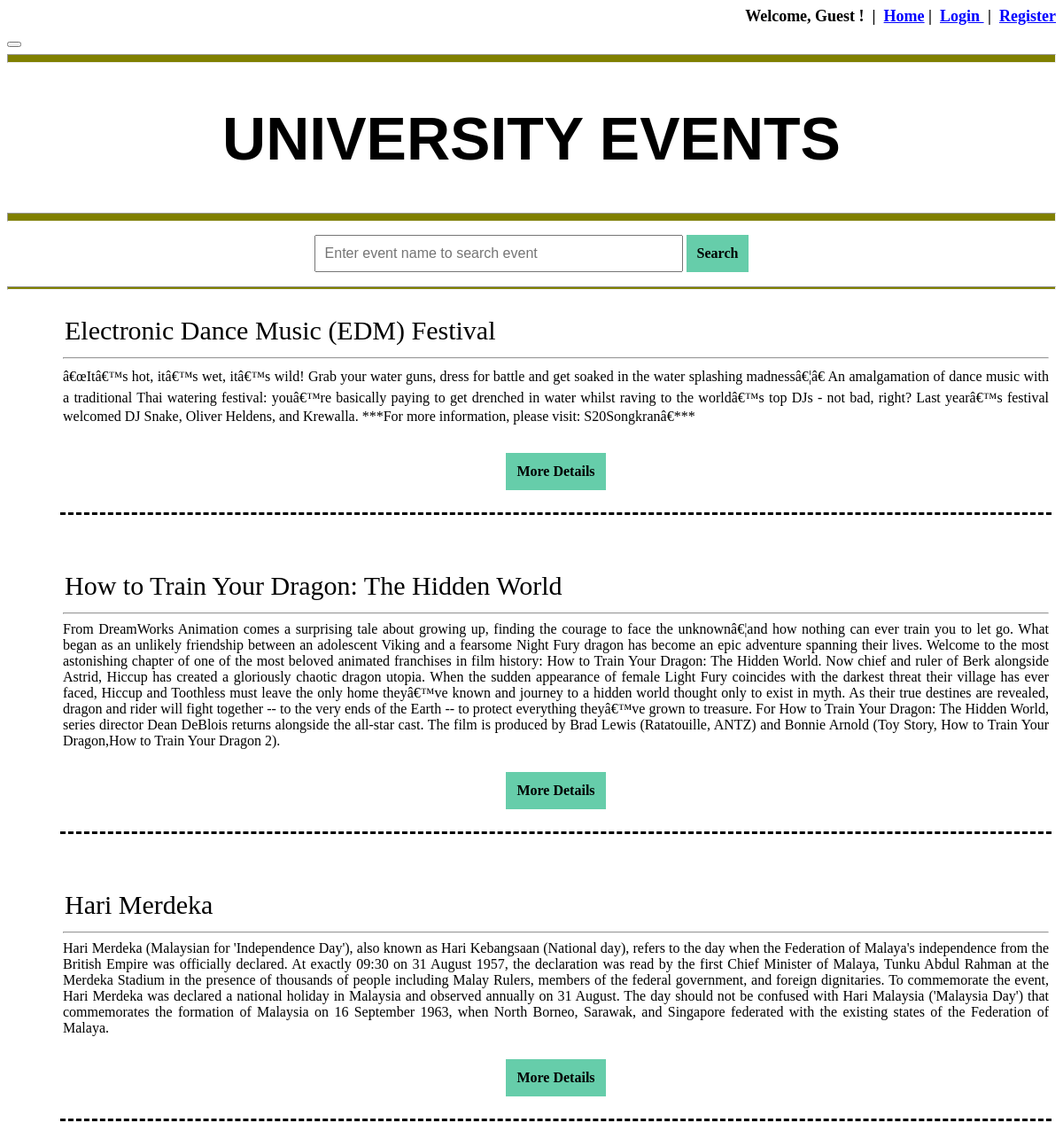
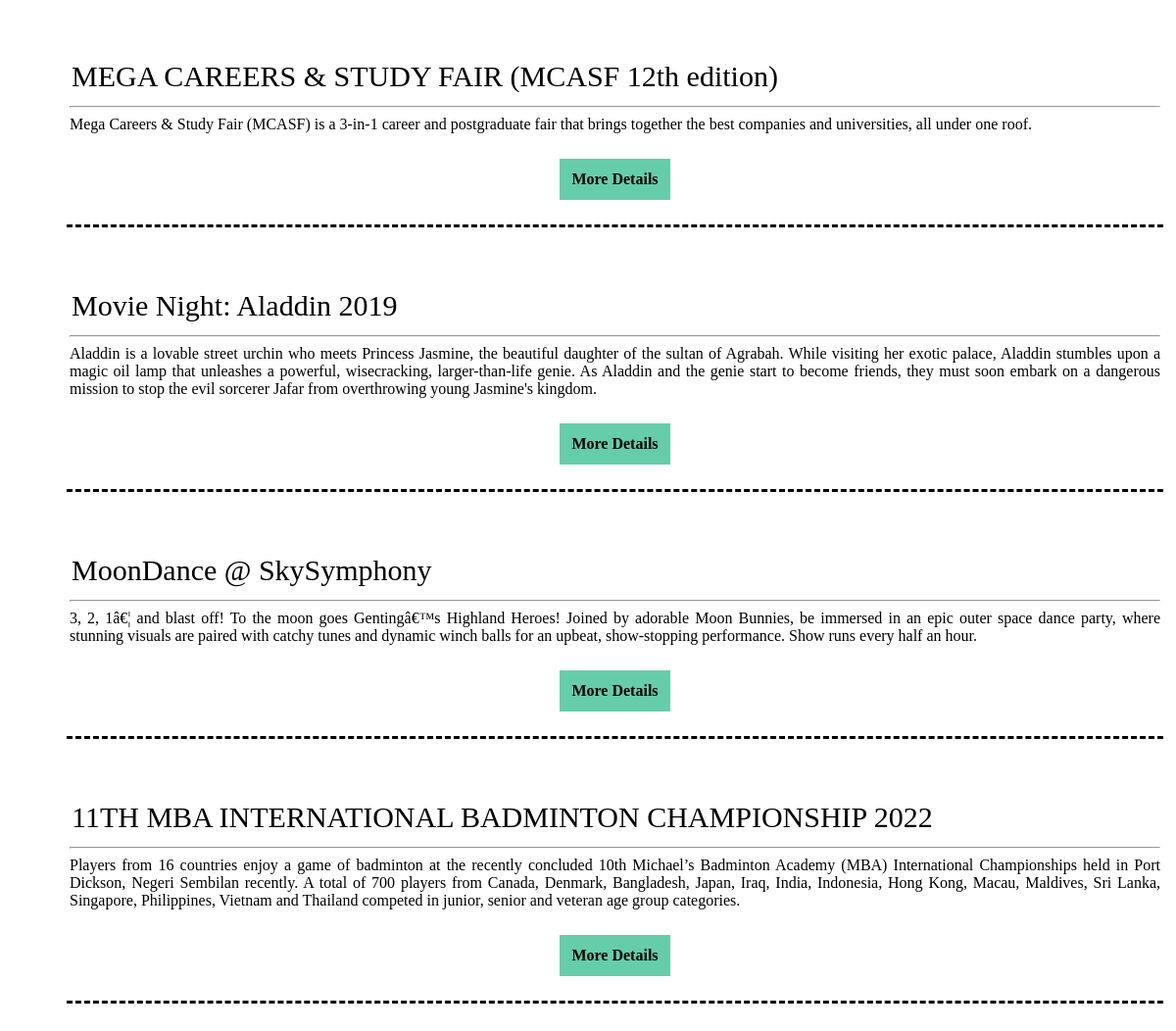
The page / on the database its author committed (2 pictures, top to bottom).
### tables this page shows
CREATE TABLE `event_details` (
  `EventID` int(10) NOT NULL,
  `EventName` varchar(100) NOT NULL,
  `EventDate` date NOT NULL,
  `EventTime` time NOT NULL,
  `EventCategory` varchar(100) NOT NULL,
  `EventDescription` text NOT NULL,
  `EventTicketPrice` double NOT NULL,
  `EventTicketTotal` int(11) NOT NULL,
  `EventTicketSold` int(11) NOT NULL,
  `VenueID` int(10) NOT NULL,
  `UserID` varchar(10) NOT NULL
);

### index.php (the view, shortened to what this page needs)
<?php
	include 'session.php';
?>
<html>
<head>
</head>
<body background="image\bcg.png" >
	<button onclick="topFunction()" id="myBtn" title="Go to top"></button>
	<hr width="auto" size="10" style="background: #808000">
	<div class="top">
		<h1>UNIVERSITY EVENTS</h1>
	</div>
	<hr width="auto" size="10" style="background: #808000">
	<div class="search" style="text-align: center">
		<form action="event_detail.php" method="POST" >
			<input type="text" size="40" name="searchevent" placeholder="Enter event name to search event" style="font-size: 16px;padding: 10px" />
			<input type="submit" name="search" value="Search"/>
		</form>
	</div>
	<hr width="auto" size="4" style="background: #808000">
	<div class="content" align="center">
		<?php
			$conn = mysqli_connect($servername, $username, $password, $dbname);
			$read_DB = "SELECT * FROM event_details ORDER BY EventDate DESC";
			$result = mysqli_query($conn, $read_DB);
			if($result){
    			while($row = mysqli_fetch_array($result, MYSQLI_ASSOC)){
    				echo "<form action='event_detail.php' method='POST'><table>";
        			echo "<tr><td><input class ='event_name'  type='text' name='eventname' value='".$row['EventName']."' size=65 readonly></td></tr>";
        			echo "<tr><td><span  style='font-size:16px'><hr>". $row['EventDescription']."</td></tr>";
        			echo "<tr><td><br></td></tr>";
        			echo "<tr><td style='text-align:center'><input type='submit' name='more_detail' value='More Details'/></td></tr>";
        			echo "<tr><td><br></td></tr>";
        			echo "</table></form><br>";
    			}
			}
		?>
	</div>
</body>
</html>

### session.php (shortened to what this page needs)
<?php
if (isset($_SESSION['UserFullName'])!=null){
	echo "<b><p style='text-align:right;font-size:18px;'>Hello, ".$_SESSION['UserFullName']." ! &nbsp;|&nbsp; <a href='index.php' >Home </a>";
	$login_status="yes";
	$uid=$_SESSION['UserID'];
	$utype=$_SESSION['UserType'];
	if($utype=='Admin'){
		echo "&nbsp;|&nbsp; <a href='admin_manage.php'>Admin Management</a>";
		echo "&nbsp;|&nbsp; <a href='my_profile.php'>My Profile</a>";
		echo "&nbsp;|&nbsp; <a href='my_booking.php'>My Booking</a>";
		echo "&nbsp;|&nbsp; <a href='change_password.php'>Change Password</a>";
		echo "&nbsp;|&nbsp; <a href='logout.php'>Logout</a></p></b>";
	}
	else if ($utype=='Student'){
		echo "&nbsp;|&nbsp; <a href='my_profile.php'>My Profile</a>";
		echo "&nbsp;|&nbsp; <a href='my_booking.php'>My Booking</a>";
		echo "&nbsp;|&nbsp; <a href='change_password.php'>Change Password</a>";
		echo "&nbsp;|&nbsp; <a href='logout.php'>Logout</a></p></b>";
	}
	else{
		echo "&nbsp;|&nbsp; <a href='logout.php' >Logout</a></p></b>";
	}
}
else{
	echo "<b><p style='text-align:right;font-size:18px'>Welcome, Guest ! ";
	echo "&nbsp;|&nbsp; <a href='index.php'>Home</a>";
	echo "&nbsp;|&nbsp; <a href='login_register.php'>Login </a>";
	echo "&nbsp;|&nbsp; <a href='login_register.php'>Register</a></p></b>";
}
?>

### index.php (style rules this page uses)
a { color: blue; }
.top { font-size: 34px; font-family: Helvetica; text-align: center; }
form { margin-left: 60px; margin-top: 15px; margin-right: 60px; }
input[type=submit] { padding: 12px; color: black; border: none; background-color: #66CDAA; font-weight: 900; font-family: Times New Roman; font-size: 16px; text-align: center; width: auto; }
table { margin-left:60px margin-right:60px; text-align:justify; border-bottom:dashed; background-color: white; }
.event_name { font-family: Times New Roman; border-style: none; font-size: 30px; margin-top: 10px; }

### rows shown on the page
event_details: eventname "Electronic Dance Music (EDM) Festival", EventDescription "â€œItâ€™s hot, itâ€™s wet, itâ€™s wild! Grab your water guns, dress for battle and get soaked in the water splashing madnessâ€¦â€ An amalgamation of dance music with a traditional Thai watering festival: youâ€™re basically paying to get drenched in water whilst raving to the worldâ€™s top DJs - not bad, right? Last yearâ€™s festival welcomed DJ Snake, Oliver Heldens, and Krewalla. ***For more information, please visit: S20Songkranâ€***"
event_details: eventname "How to Train Your Dragon: The Hidden World", EventDescription "From DreamWorks Animation comes a surprising tale about growing up, finding the courage to face the unknownâ€¦and how nothing can ever train you to let go. What began as an unlikely friendship between an adolescent Viking and a fearsome Night Fury dragon has become an epic adventure spanning their lives. Welcome to the most astonishing chapter of one of the most beloved animated franchises in film history: How to Train Your Dragon: The Hidden World. Now chief and ruler of Berk alongside Astrid, Hiccup has created a gloriously chaotic dragon utopia. When the sudden appearance of female Light Fury coincides with the darkest threat their village has ever faced, Hiccup and Toothless must leave…"
event_details: eventname "Hari Merdeka", EventDescription "Hari Merdeka (Malaysian for 'Independence Day'), also known as Hari Kebangsaan (National day), refers to the day when the Federation of Malaya's independence from the British Empire was officially declared. At exactly 09:30 on 31 August 1957, the declaration was read by the first Chief Minister of Malaya, Tunku Abdul Rahman at the Merdeka Stadium in the presence of thousands of people including Malay Rulers, members of the federal government, and foreign dignitaries. To commemorate the event, Hari Merdeka was declared a national holiday in Malaysia and observed annually on 31 August. The day should not be confused with Hari Malaysia ('Malaysia Day') that commemorates the formation of…"
event_details: eventname "MEGA CAREERS & STUDY FAIR (MCASF 12th edition)", EventDescription "Mega Careers & Study Fair (MCASF) is a 3-in-1 career and postgraduate fair that brings together the best companies and universities, all under one roof."
event_details: eventname "Movie Night: Aladdin 2019", EventDescription "Aladdin is a lovable street urchin who meets Princess Jasmine, the beautiful daughter of the sultan of Agrabah. While visiting her exotic palace, Aladdin stumbles upon a magic oil lamp that unleashes a powerful, wisecracking, larger-than-life genie. As Aladdin and the genie start to become friends, they must soon embark on a dangerous mission to stop the evil sorcerer Jafar from overthrowing young Jasmine's kingdom."
event_details: eventname "MoonDance @ SkySymphony", EventDescription "3, 2, 1â€¦ and blast off! To the moon goes Gentingâ€™s Highland Heroes! Joined by adorable Moon Bunnies, be immersed in an epic outer space dance party, where stunning visuals are paired with catchy tunes and dynamic winch balls for an upbeat, show-stopping performance. Show runs every half an hour."
event_details: eventname "11TH MBA INTERNATIONAL BADMINTON CHAMPIONSHIP 2022", EventDescription "Players from 16 countries enjoy a game of badminton at the recently concluded 10th Michael’s Badminton Academy (MBA) International Championships held in Port Dickson, Negeri Sembilan recently. A total of 700 players from Canada, Denmark, Bangladesh, Japan, Iraq, India, Indonesia, Hong Kong, Macau, Maldives, Sri Lanka, Singapore, Philippines, Vietnam and Thailand competed in junior, senior and veteran age group categories."
